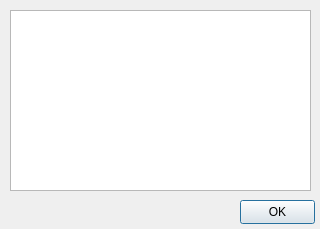
<?xml version="1.0" encoding="UTF-8"?>
<ui version="4.0">
 <class>popup1</class>
 <widget class="QDialog" name="popup1">
  <property name="geometry">
   <rect>
    <x>0</x>
    <y>0</y>
    <width>320</width>
    <height>229</height>
   </rect>
  </property>
  <property name="windowTitle">
   <string>Fehler Klammerncheck</string>
  </property>
  <widget class="QTextBrowser" name="popup_textbrowser">
   <property name="geometry">
    <rect>
     <x>10</x>
     <y>10</y>
     <width>301</width>
     <height>181</height>
    </rect>
   </property>
   <property name="font">
    <font>
     <pointsize>10</pointsize>
     <bold>true</bold>
    </font>
   </property>
  </widget>
  <widget class="QPushButton" name="pb_popup_OK">
   <property name="geometry">
    <rect>
     <x>240</x>
     <y>200</y>
     <width>75</width>
     <height>24</height>
    </rect>
   </property>
   <property name="text">
    <string>OK</string>
   </property>
  </widget>
 </widget>
 <resources/>
 <connections/>
</ui>
